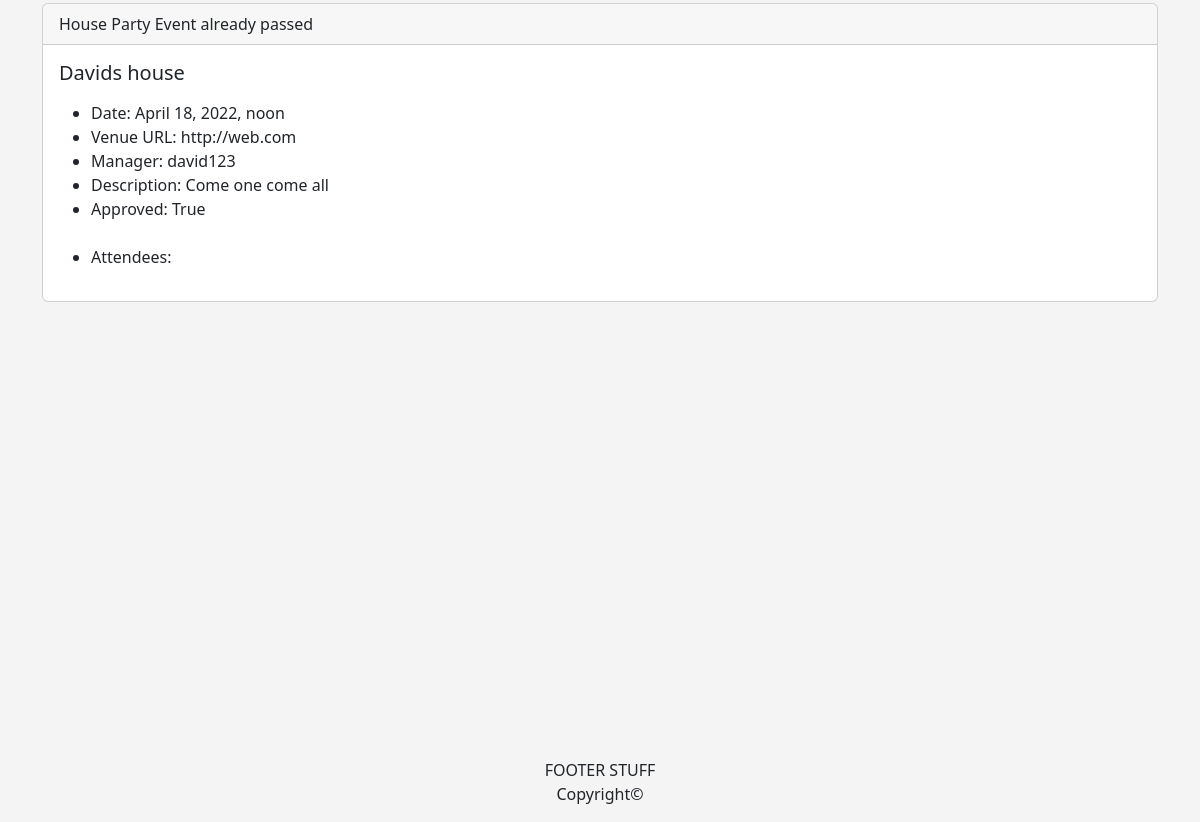
Page /events/ (lower part) on the earlier database version.
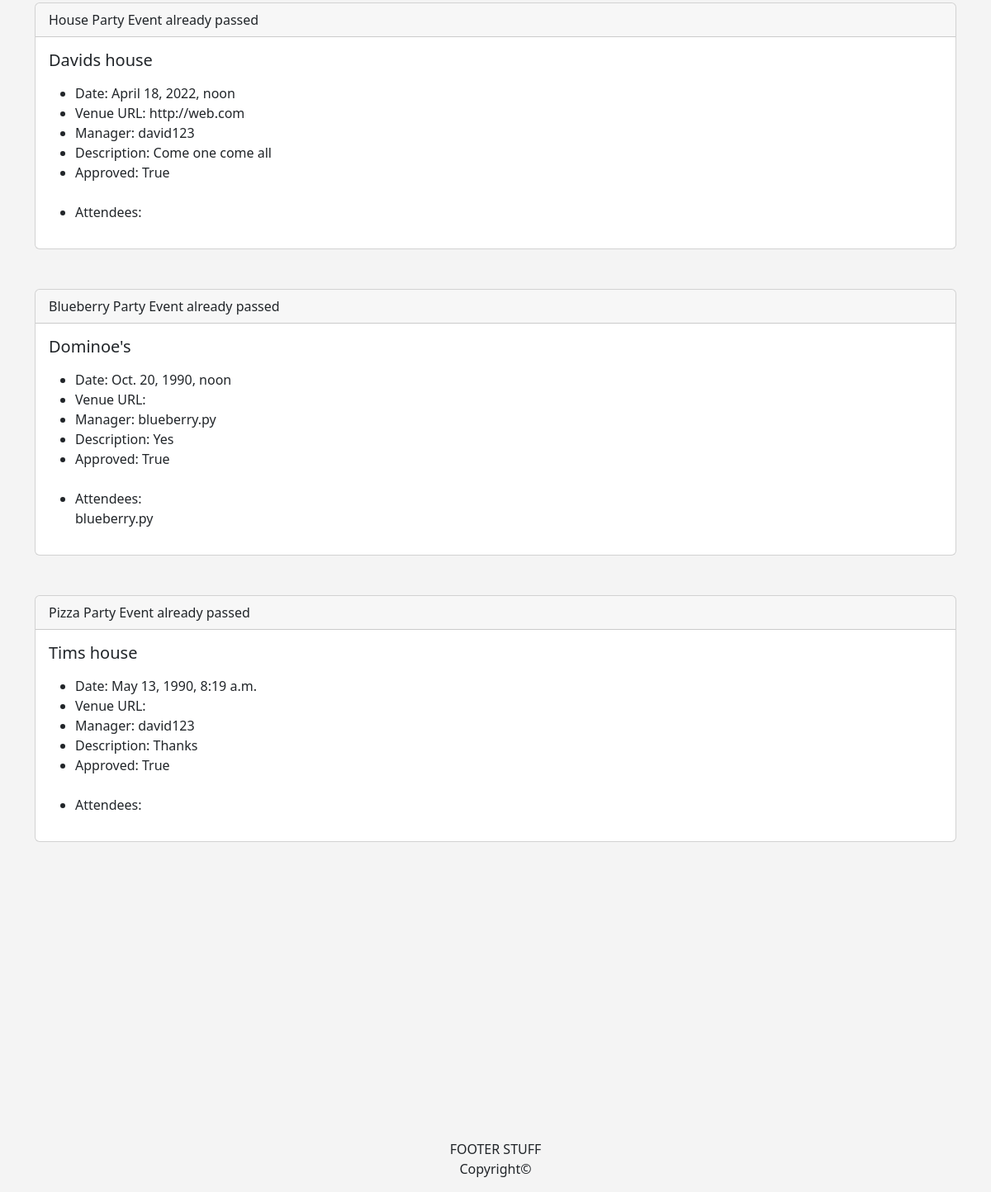
Same page on the later database version.
### events/models.py (models this page shows)
class Event(models.Model):
    name = models.CharField('Event Name', max_length=120)
    event_date = models.DateTimeField('Event Date')
    venue = models.ForeignKey(Venue, blank=True, null=True, on_delete=models.CASCADE)
    manager = models.ForeignKey(User, related_name='manager', blank=True, null=True, on_delete=models.SET_NULL)
    description = models.TextField(blank=True)
    attendees = models.ManyToManyField(User, related_name='attendee', blank=True)
    approved = models.BooleanField('Approved', default=False)
    def __str__(self):
        return self.name
    @property
    def days_till(self):
        today = date.today()
        days_till = self.event_date.date() - today
        days_till_stripped = str(days_till).strip(',')[0]
        if self.event_date.date() < today:
            return 'Event already passed'
        else:
            return f'{days_till_stripped} Days'

class Venue(models.Model):
    name = models.CharField('Event Name', max_length=120)
    address = models.CharField('Address', max_length=300)
    zip_code = models.CharField('Zip Code', max_length=10)
    phone = models.CharField('Contact Phone', blank=True, max_length=25)
    web = models.URLField('Website Address', blank=True)
    email_address = models.EmailField('Email Address', blank=True)
    owner = models.IntegerField('Venue Owner', blank=False, default=1)
    venue_image = models.ImageField(blank=True, null=True, upload_to='images/')
    def __str__(self):
        return self.name

### events/views.py (the view)
# urls.py: path('events/', views.all_events, name='events_list'),
def all_events(request):
    event_list = Event.objects.all().order_by('-event_date')
    return render(request, 'events/events_list.html',
            {'event_list': event_list})

### events/templates/events/events_list.html (shortened to what this page needs)
{% extends 'events/base.html' %}
{% block content %}
<br/>
{% for event in event_list %}
{% if event.approved %}
<div class="card">
  <div class="card-header">
      <span>{{ event }} {{event.days_till }}</span>
  </div>
  <div class="card-body">
    <h5 class="card-title">{{ event.venue }}</h5>
    <p class="card-text">
        <ul>
            <li>Date: {{ event.event_date }} </li>
            <li>Venue URL: {{ event.venue.web }} </li>
            <li> Manager: {{ event.manager }} </li>
            <li>Description: {{ event.description }} </li>
            <li>Approved: {{ event.approved }}</li>
            <br/>
            <li>Attendees:</li>
            {% for attendee in event.attendees.all %}
            {{ attendee }}<br/>
            {% endfor %}
        </ul>
    </p>
  </div>
</div>
{% endif %}
<br/>
<br/>
{% endfor %}
{% endblock content %}

Differences in the rows shown:
now on this page (row edited): Event: name "Blueberry Party", days_till "Event already passed", venue "Dominoe's", event_date "Oct. 20, 1990, noon", manager "blueberry.py", description "Yes", approved "True"
now on this page (row edited): Event: name "Pizza Party", days_till "Event already passed", venue "Tims house", event_date "May 13, 1990, 8:19 a.m.", manager "david123", description "Thanks", approved "True"
